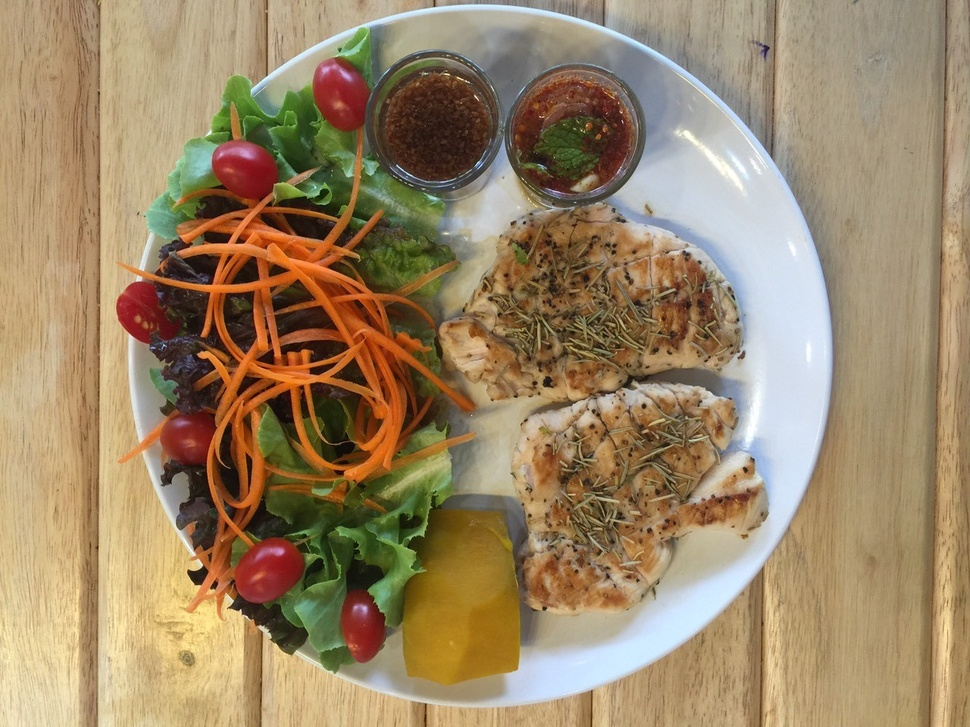
//> input picture imageenhancement/a.jpg, 970 x 727 px, shrunk from 1280 x 960 before the run
$ ./testopencv   (built with g++ and OpenCV 4)
//> lines starting //> are read from the running program, lines starting //| are printed output that depends on the picture
### imageenhancement/stdafx.h
// stdafx.h : include file for standard system include files,
// or project specific include files that are used frequently, but
// are changed infrequently
//

#pragma once

#include "targetver.h"

#include <stdio.h>
#include <tchar.h>


// TODO: reference additional headers your program requires here

### imageenhancement/testopencv.cpp
// testopencv.cpp : Defines the entry point for the console application.
//

#include "stdafx.h"
#include <opencv2/core/core.hpp>
#include <opencv2/highgui/highgui.hpp>
#include <iostream>
#include <ctime>
#include <cstdlib>
#include <math.h>

using namespace cv;
using namespace std;

int main()
{
	Mat image;
	//float x = 0, y = 0, blue, green, red;
	image = imread("a.jpg", CV_LOAD_IMAGE_GRAYSCALE);
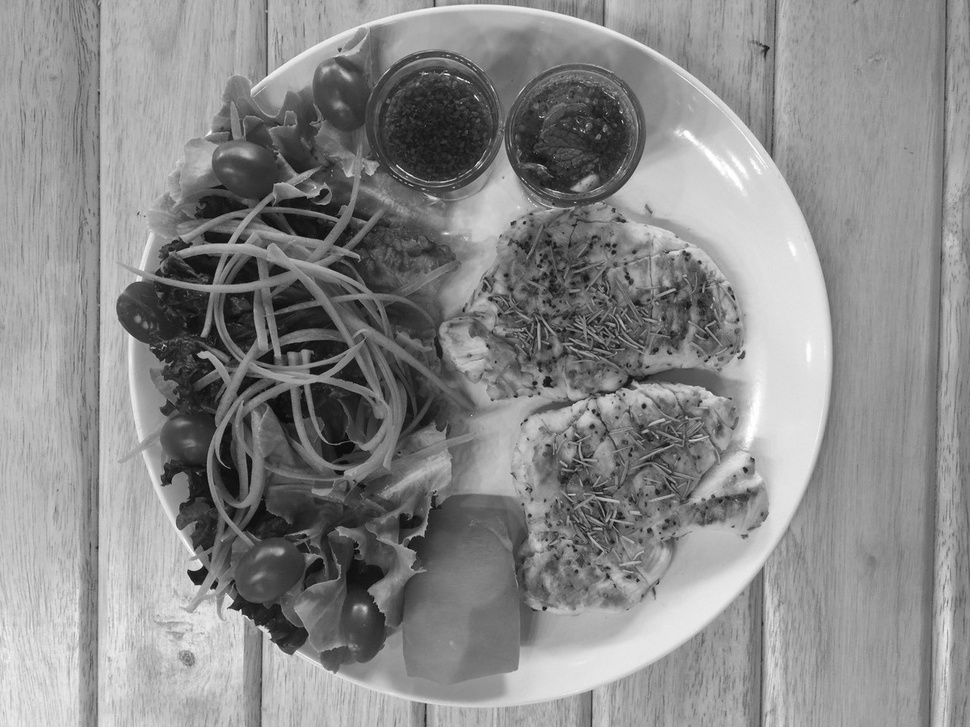
//> image: 727 rows x 970 cols, CV_8UC1; min 2, max 255, mean 137.4
	//image1 = imread("home.jpg", CV_LOAD_IMAGE_COLOR);
	//image2 = Mat(image1.rows, image1.cols, CV_8UC3);
	//image = imread(argv[1], CV_LOAD_IMAGE_COLOR); // Read the file

	if (!image.data) // Check for invalid input
	{
		 cout << "Could not open or find the image" << std::endl;
		return -2;
	 }


	// [8 lines of commented-out code are left out]
	cout << "Input number : ";
	int num; Scalar intensity;
	cin >> num;
//> the answer given: 3
	double sum;
	for (int x = num / 2; x < image.cols - num / 2; x++) {
		for (int y = num / 2; y < image.rows - num / 2; y++) {
			sum = 0;
			for (int i = -num / 2; i < num / 2 + 1; i++) {
				for (int j = -num / 2; j < num / 2 + 1; j++) {
					intensity = image.at<uchar>(Point(x + i, y + j));
					sum = sum + intensity.val[0];
				}
			}
			sum /= (pow(num,2));
			image.at<uchar>(Point(x, y)) = sum;
		}
	}
//> this loop made 968 passes
//> (sum, intensity) on passes 1 to 3: (216.9, Scalar(215)), (216.8, Scalar(207)), (215.7, Scalar(221))
//> after the loop, sum = 151.9; intensity = Scalar(153)

	namedWindow("Display window", WINDOW_AUTOSIZE);
	imshow("Display window", image); // Show our image inside it.
	waitKey(0); // Wait for a keystroke in the window
	return 0;
}
